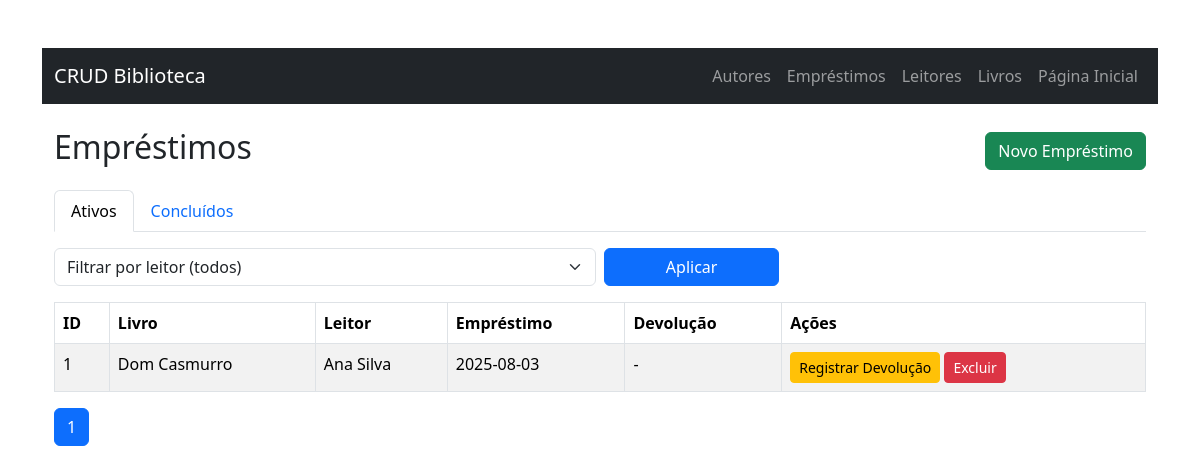
/public/emprestimos/read.php, run on the app's committed database.
### tables this page shows
CREATE TABLE emprestimos (
    id_emprestimo INT AUTO_INCREMENT PRIMARY KEY,
    id_livro INT,
    id_leitor INT,
    data_emprestimo DATE NOT NULL,
    data_devolucao DATE,
    FOREIGN KEY (id_livro) REFERENCES livros(id_livro),
    FOREIGN KEY (id_leitor) REFERENCES leitores(id_leitor)
);

CREATE TABLE livros (
    id_livro INT AUTO_INCREMENT PRIMARY KEY,
    titulo VARCHAR(150) NOT NULL,
    genero VARCHAR(50),
    ano_publicacao INT,
    id_autor INT,
    FOREIGN KEY (id_autor) REFERENCES autores(id_autor)
);

CREATE TABLE leitores (
    id_leitor INT AUTO_INCREMENT PRIMARY KEY,
    nome VARCHAR(100) NOT NULL,
    email VARCHAR(100) UNIQUE,
    telefone VARCHAR(20)
);

### public/emprestimos/read.php (the view, shortened to what this page needs)
<?php
include '../../include/header.php';
include '../../include/db.php';
$limit=5; $page=max(1,intval($_GET['page']??1)); $offset=($page-1)*$limit;
$status = $_GET['status'] ?? 'ativos';
$leitor = intval($_GET['leitor'] ?? 0);
$params=[]; $where=' WHERE 1 ';
if($status==='ativos'){ $where.=' AND e.data_devolucao IS NULL '; }
elseif($status==='concluidos'){ $where.=' AND e.data_devolucao IS NOT NULL '; }
$countSql="SELECT COUNT(*) FROM emprestimos e $where";
$c=$pdo->prepare($countSql); $c->execute($params);
$total=(int)$c->fetchColumn(); $total_paginas=max(1,(int)ceil($total/$limit));
$sql = "SELECT e.*, l.titulo, r.nome
        FROM emprestimos e
        JOIN livros l ON l.id_livro=e.id_livro
        JOIN leitores r ON r.id_leitor=e.id_leitor
        $where
        ORDER BY e.id_emprestimo DESC
        LIMIT $limit OFFSET $offset";
$s=$pdo->prepare($sql); $s->execute($params); $rows=$s->fetchAll();
?>
<!DOCTYPE html><html lang="pt-br"><head>
<link href="https://cdn.jsdelivr.net/npm/bootstrap@5.3.1/dist/css/bootstrap.min.css" rel="stylesheet">
</head><body class="container mt-5">
  <div class="d-flex justify-content-between align-items-center">
    <h2>Empréstimos</h2>
    <a class="btn btn-success" href="create.php">Novo Empréstimo</a>
  </div>
  <ul class="nav nav-tabs my-3">
    <li class="nav-item"><a class="nav-link <?= $status==='ativos'?'active':'' ?>" href="?status=ativos">Ativos</a></li>
    <li class="nav-item"><a class="nav-link <?= $status==='concluidos'?'active':'' ?>" href="?status=concluidos">Concluídos</a></li>
  </ul>
  <form class="row g-2 mb-3">
    <div class="col-md-6">
      <select name="leitor" class="form-select">
        <option value="0">Filtrar por leitor (todos)</option>
      </select>
    </div>
    <div class="col-md-2 d-grid"><button class="btn btn-primary">Aplicar</button></div>
  </form>
  <table class="table table-bordered table-striped">
    <thead><tr><th>ID</th><th>Livro</th><th>Leitor</th><th>Empréstimo</th><th>Devolução</th><th>Ações</th></tr></thead>
    <tbody>
      <?php foreach($rows as $r): ?>
      <tr>
        <td><?= $r['id_emprestimo'] ?></td>
        <td><?= htmlspecialchars($r['titulo']) ?></td>
        <td><?= htmlspecialchars($r['nome']) ?></td>
        <td><?= htmlspecialchars($r['data_emprestimo']) ?></td>
        <td><?= $r['data_devolucao'] ?: '-' ?></td>
        <td>
          <?php if(!$r['data_devolucao']): ?>
            <a class="btn btn-warning btn-sm" href="update.php?id=<?= $r['id_emprestimo'] ?>">Registrar Devolução</a>
          <?php endif; ?>
          <a class="btn btn-danger btn-sm" href="delete.php?id=<?= $r['id_emprestimo'] ?>" onclick="return confirm('Excluir empréstimo?')">Excluir</a>
        </td>
      </tr>
      <?php endforeach; if(!$rows): ?>
      <tr><td colspan="6" class="text-center">Nada encontrado.</td></tr>
      <?php endif; ?>
    </tbody>
  </table>
  <nav><ul class="pagination">
    <?php for($i=1;$i<=$total_paginas;$i++): ?>
      <li class="page-item <?= $i==$page?'active':'' ?>">
        <a class="page-link" href="?status=<?= urlencode($status) ?>&leitor=<?= $leitor ?>&page=<?= $i ?>"><?= $i ?></a>
      </li>
    <?php endfor; ?>
  </ul></nav>
</body></html>

### data on the page
emprestimos: id_emprestimo "1", id_livro.titulo "Dom Casmurro", id_leitor.nome "Ana Silva", data_emprestimo "2025-08-03", data_devolucao "-"
